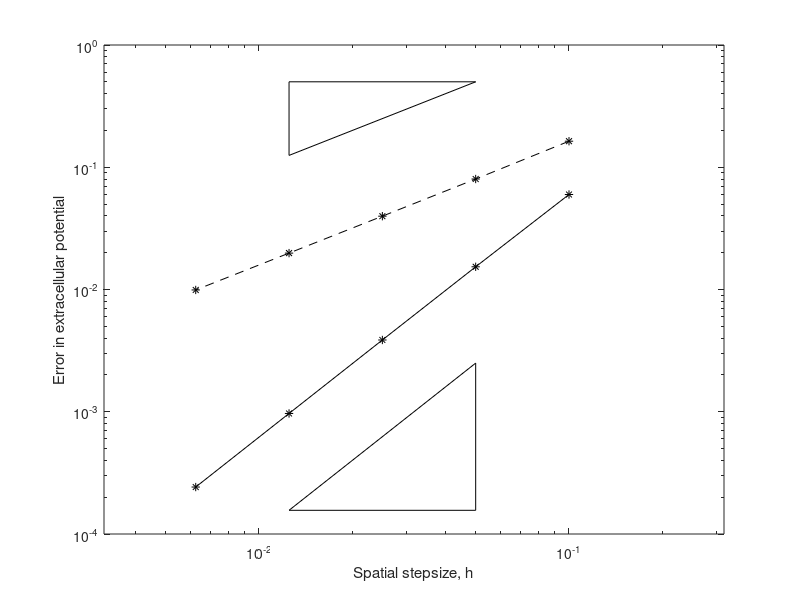

The MATLAB source for this figure:

mono1 = [0.1, 0.04729256677, 0.2559326838;
0.05, 0.01219747854, 0.1241794945;
0.025, 0.003076150583, 0.06157125564;
0.0125, 0.0007707704265, 0.030719;
0.00625, 0.0001928018545, 0.01535111097;];

mono2 = [0.1, 0.09725475116, 0.9603208893;
0.05, 0.02701293006, 0.4708969787;
0.025, 0.006950391271, 0.2337494882;
0.0125, 0.001750637086, 0.1166425258;
0.00625, 0.0004385267801, 0.05829111062;];

mono3 = [];

bi1 = [0.1, 0.04265058497, 0.2537848512, 0.02988107835, 0.1723212284;
0.05, 0.01089005107, 0.1238652902, 0.00760416821, 0.08669301031;
0.025, 0.002739314674, 0.06153026531, 0.00191092449, 0.04339679202;
0.0125, 0.0006859231324, 0.03071381977, 0.0004783746599, 0.02170398909;
0.00625, 0.000171550361, 0.01535046176, 0.0001196347713, 0.01085267045;];

bi2 = [0.1, 0.06757124444, 0.9378114481, 0.04767141994, 0.6344914118;
0.05, 0.01775058515, 0.4670640583, 0.0125103767, 0.3266563191;
0.025, 0.004496896232, 0.2332270697, 0.00316834263, 0.1644645911;
0.0125, 0.001128029025, 0.1165725359, 0.0007946991365, 0.0823727219;
0.00625, 0.0002822467237, 0.0582810478, 0.0001988392088, 0.04120385967;];

bi3 = [];

bath2 = [0.1, 0.04404732625, 0.2364742997, 0.05985167155, 0.1633438949;
0.05, 0.01134407088, 0.1137769974, 0.01533843483, 0.08013854566;
0.025, 0.002860772769, 0.05627417462, 0.003864296406, 0.03978798753;
0.0125, 0.0007168090283, 0.02805656314, 0.0009681450983, 0.01984697711;
0.00625, 0.0001793041513, 0.01401773733, 0.0002421824826, 0.009915136989;];


do_mono = 0;
do_bi_V = 0; 
do_bi_phi_e = 0;
do_bath_V = 0;
do_bath_phi_e = 1;

do_bath = (do_bath_V || do_bath_phi_e);


if(do_mono + do_bi_V + do_bi_phi_e + do_bath_V + do_bath_phi_e ~= 1)
  error('Bad options');
end;

%% monodomain
if(do_mono)
  dat1 = mono1;
  dat2 = mono2;
  dat3 = mono3;
end;

%% bidomain voltage
if(do_bi_V)
  dat1 = bi1(:,1:3);
  dat2 = bi2(:,1:3);
  dat3 = bi3(:,1:3);
end;

%% bidomain phi_e
if(do_bi_phi_e)
  dat1 = bi1(:,[1,4:5]);
  dat2 = bi2(:,[1,4:5]);
  dat3 = bi3(:,[1,4:5]);
end;

if(~do_bath)

  for ind=2:3
    if(ind==2)
       type = 'k*-';
    else
       type = 'k*--';
    end
    loglog(dat1(:,1), dat1(:,ind), type);
    if(ind==2)
      hold on;
      %pos = get(gca,'pos'); pos([3 4]) = pos([3 4])*0.5;set(gca,'pos',pos);
    end;

    loglog(dat2(:,1), dat2(:,ind), type);
    loglog(dat3(:,1), dat3(:,ind), type);

    if(ind==2)
      text(dat1(1,1)/0.9,dat1(1,ind),'1D');
      text(dat2(1,1)/0.9,dat2(1,ind),'2D');
      text(dat3(1,1)/0.9,dat3(1,ind),'3D');
    end;
  end

  ind = 3;
  x1 = dat1(2,1); x2 = dat1(4,1);
  loglog([x1 x2], 100*[x1 x2], 'k');
  loglog([x2 x2 x1], 100*[x2 x1 x1], 'k');
  
  ind = 2;
  x1 = dat1(2,1); x2 = dat1(4,1);
  y1 = dat1(2,ind)*(dat1(2,ind)/dat2(2,ind)); y2 = dat1(3,ind)*(dat1(3,ind)/dat2(3,ind));
  loglog([x1 x2], [x1 x2].^2, 'k');
  loglog([x2 x1 x1], [x2 x2 x1].^2, 'k');

  axis([10^(-2.5) 10^-0.5 1e-4 10^(1)]);
  xlabel('Spatial stepsize, h');

  if(do_mono)
    ylabel('Error');
  end;
  if(do_bi_V)
    ylabel('Error in voltage');
  end;
  if(do_bi_phi_e)
    ylabel('Error in extracellular potential');
  end;
end;


if(do_bath)
  if(do_bath_V) 
    dat = bath2(:,[1,2:3]);
  else
    dat = bath2(:,[1,4:5]);
  end

  figure
  loglog(dat(:,1), dat(:,2), 'k*-');
  hold on;
  %pos = get(gca,'pos'); pos([3 4]) = pos([3 4])*0.5;set(gca,'pos',pos);
  loglog(dat(:,1), dat(:,3), 'k*--');

  x1 = dat(2,1); x2 = dat(4,1);
  loglog([x1 x2], 10*[x1 x2], 'k');
  loglog([x2 x2 x1], 10*[x2 x1 x1], 'k');

  loglog([x1 x2], [x1 x2].^2, 'k');
  loglog([x2 x1 x1], [x2 x2 x1].^2, 'k');

  axis([10^(-2.5) 10^-0.5 1e-4 10^0]);

  xlabel('Spatial stepsize, h');
  if(do_bath_V)
    ylabel('Error in voltage');
  else
    ylabel('Error in extracellular potential');
  end;
end;


